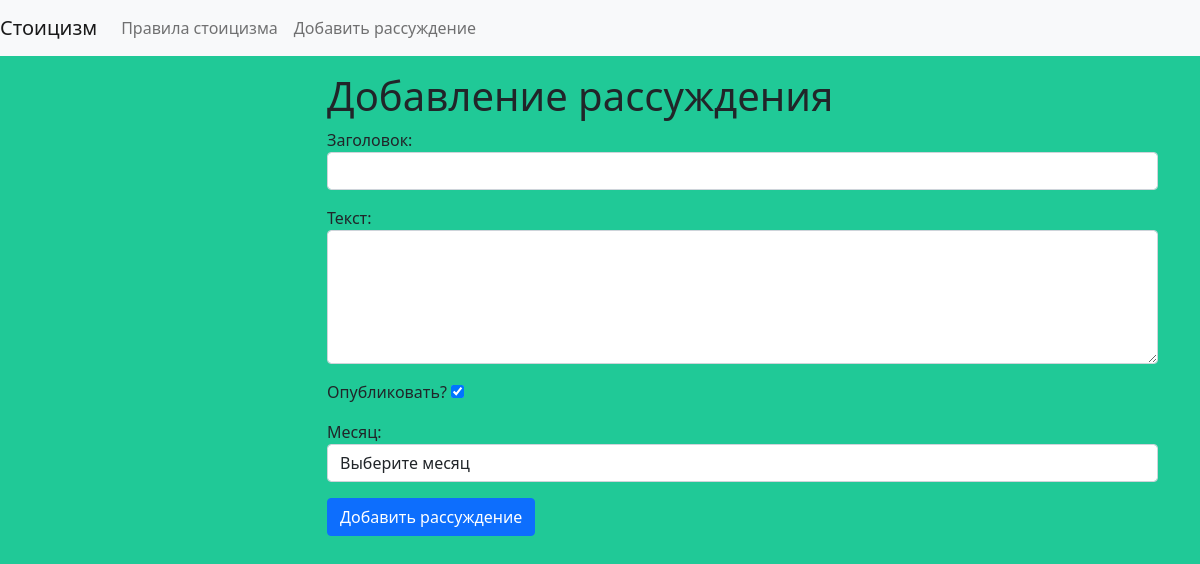
Before: /stoic/add-stoic/ with the older database file.
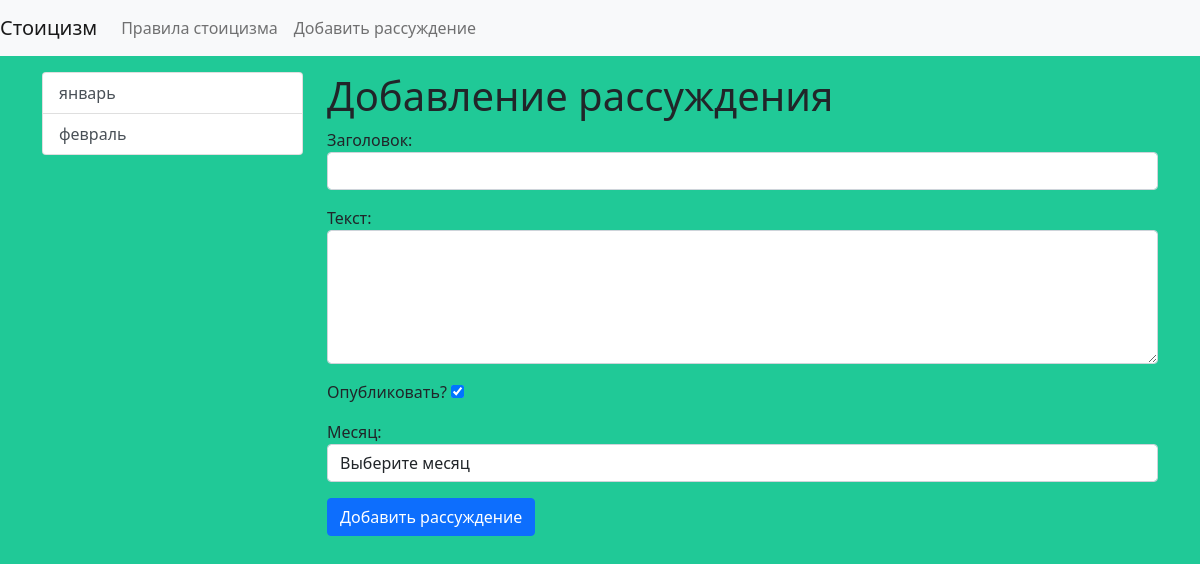
After: the same page with the newer database file.
### stoic/models.py (models this page shows)
class Month(models.Model):
    title = models.CharField(max_length=150, db_index=True, verbose_name='Наименование месяца')
    def get_absolute_url(self):
        return reverse('month', kwargs={"month_id": self.pk})
    def __str__(self):
        return self.title
    class Meta:
        verbose_name = 'Месяц'
        verbose_name_plural = 'Месяцы'
        ordering = ['id']

### stoic/views.py (the view)
# urls.py: path('stoic/add-stoic/', add_stoic, name='add_stoic'),
def add_stoic(request):
    if request.method == 'POST':
        form = StoicForm(request.POST)
        if form.is_valid():
            stoic = Stoic.objects.create(**form.cleaned_data)
            return redirect(stoic)
    else:
        form = StoicForm()
    return render(request, 'stoic/add_stoic.html', {'form': form})

### stoic/forms.py
class StoicForm(forms.Form):
    title = forms.CharField(max_length=150, label='Заголовок', widget=forms.TextInput(attrs={"class": "form-control"}))
    content = forms.CharField(label='Текст', required=False, widget=forms.Textarea(attrs={
        "class": "form-control",
        "rows": 5
    }))
    is_published = forms.BooleanField(label='Опубликовать?', initial=True)
    month = forms.ModelChoiceField(empty_label='Выберите месяц', label='Месяц',
                                      queryset=Month.objects.all(),
                                      widget=forms.Select(attrs={"class": "form-control"}))

### stoic/templatetags/stoic_tags.py (called while the page is built)
@register.inclusion_tag('stoic/list_months.html')
def show_months(arg1='Hello', arg2='world'):
    months = Month.objects.all()
    return {"months": months, "arg1": arg1, "arg2": arg2}

### stoic/templates/stoic/add_stoic.html (shortened to what this page needs)
{% extends 'base.html' %}
{% block sidebar %}
{% include 'inc/_sidebar.html' %}
{% endblock %}
{% block content %}
<h1>Добавление рассуждения</h1>
<form action="{% url 'add_stoic' %}" method="post">
    {{ form.as_p }}
    <button type="submit" class="btn btn-primary btn-block">Добавить рассуждение</button>
</form>
{% endblock %}

### stoic/templates/stoic/list_months.html
<div class="list-group">
    {% for item in months %}
    <a href="{{ item.get_absolute_url }}" class="list-group-item list-group-item-action">{{ item.title }}</a>
    {% endfor %}
</div>

Changed rows visible on the page:
added Month: title "январь"
added Month: title "февраль"
